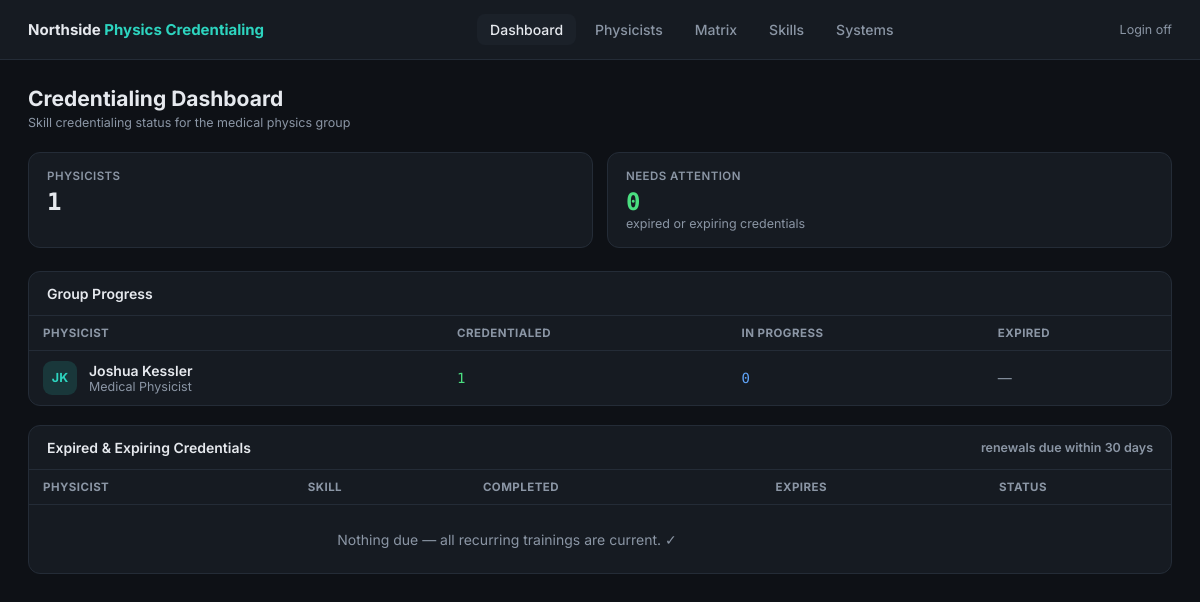
The app's page /, older data.
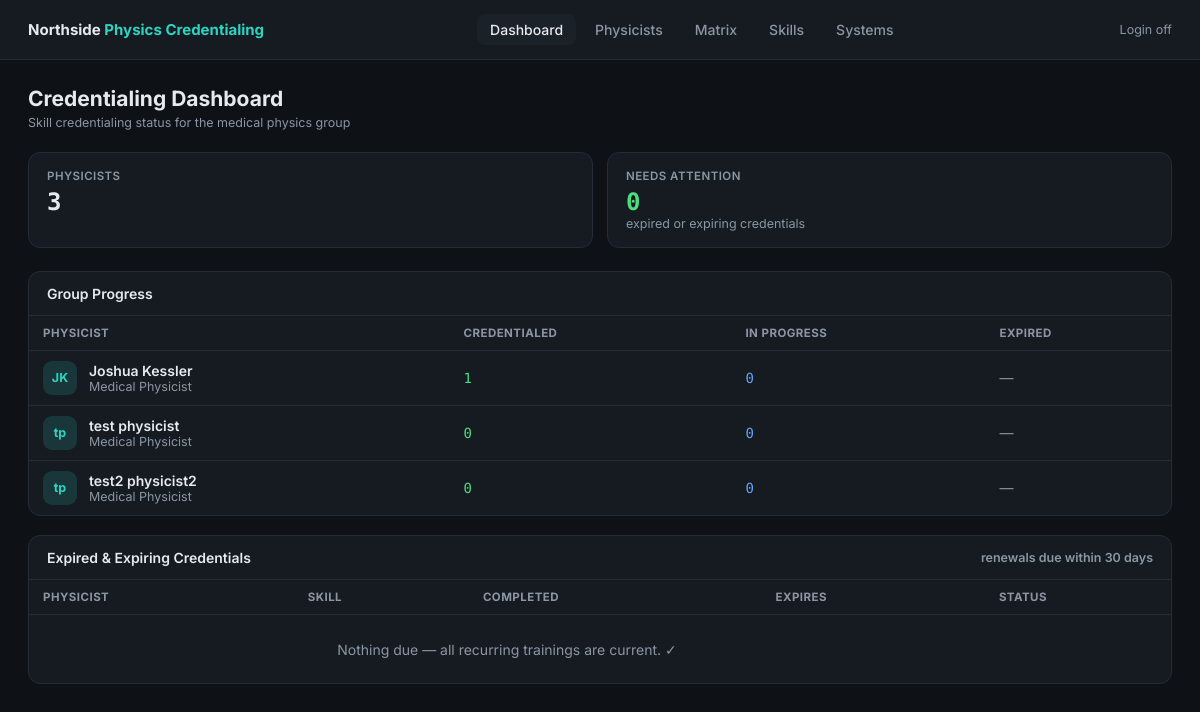
The same page, newer data.
### credentialing/models.py (models this page shows)
class Physicist(models.Model):
    user = models.OneToOneField(User, on_delete=models.SET_NULL, null=True, blank=True,
                                related_name='physicist')
    first_name = models.CharField(max_length=100)
    last_name = models.CharField(max_length=100)
    email = models.EmailField(unique=True)
    title = models.CharField(max_length=120, blank=True,
                             help_text="e.g. Medical Physicist, Senior Physicist, Chief Physicist")
    location = models.CharField(max_length=120, blank=True,
                                help_text="Site or clinic this physicist is based at")
    hire_date = models.DateField(null=True, blank=True)
    is_active = models.BooleanField(default=True)
    class Meta:
        ordering = ['last_name', 'first_name']
    def __str__(self):
        return f"{self.first_name} {self.last_name}"
    def credential_summary(self):
        creds = {(c.skill_id, c.system_id): c
                 for c in self.credentials.select_related('skill')}
        systems_by_type = TreatmentSystem.active_by_type()
        summary = {'credentialed': 0, 'in_progress': 0, 'not_started': 0,
                   'not_applicable': 0, 'expired': 0, 'total': 0}
        for s in Skill.objects.filter(is_active=True):
            for system in s.checklist_systems(systems_by_type):
                c = creds.get((s.pk, system.pk if system else None))
                status = c.effective_status if c else 'not_started'
                summary[status] += 1
                if status != 'not_applicable':
                    summary['total'] += 1
        return summary
    def percent_complete(self):
        s = self.credential_summary()
        if s['total'] == 0:
            return 0
        return round(100 * s['credentialed'] / s['total'])

### credentialing/views.py (the view)
# urls.py: path('', views.dashboard, name='dashboard'),
@login_required_
def dashboard(request):
    today = timezone.now().date()
    physicists = Physicist.objects.filter(is_active=True)
    total_skills = Skill.objects.filter(is_active=True).count()
    summaries = []
    for p in physicists:
        s = p.credential_summary()
        summaries.append({'physicist': p, **s, 'percent': p.percent_complete()})
    attention = []
    for c in Credential.objects.filter(status='credentialed', physicist__is_active=True,
                                       skill__is_active=True, skill__renewal_months__isnull=False,
                                       date_completed__isnull=False
                                       ).select_related('physicist', 'skill', 'system'):
        if c.is_expired:
            attention.append({'credential': c, 'kind': 'expired', 'when': c.expiration_date})
        elif c.expires_soon:
            attention.append({'credential': c, 'kind': 'expiring', 'when': c.expiration_date})
    attention.sort(key=lambda x: x['when'])
    profile = getattr(request.user, 'profile', None)
    return render(request, 'credentialing/dashboard.html', {
        'summaries': summaries,
        'total_skills': total_skills,
        'attention': attention[:25],
        'attention_count': len(attention),
        'today': today,
        'is_admin': _is_admin(request),
        'my_physicist': profile.physicist if profile else None,
    })

### credentialing/models.py (called while the page is built, shortened)
    @classmethod
    def active_by_type(cls):
        grouped = {}
        for s in cls.objects.filter(is_active=True):
            grouped.setdefault(s.system_type, []).append(s)
        return grouped

    def checklist_systems(self, systems_by_type=None):
        if not self.system_type:
            return [None]
        if systems_by_type is None:
            systems_by_type = TreatmentSystem.active_by_type()
        return list(systems_by_type.get(self.system_type, []))

    @property
    def expiration_date(self):
        if self.status != 'credentialed' or not self.date_completed or not self.skill.renewal_months:
            return None

    @property
    def is_expired(self):
        exp = self.expiration_date
        return exp is not None and exp < timezone.now().date()

    @property
    def effective_status(self):
        if self.status == 'credentialed' and self.is_expired:
            return 'expired'
        return self.status

### credentialing/views.py (called while the page is built)
def login_required_(view):
    @wraps(view)
    def wrapper(request, *args, **kwargs):
        if login_enabled() and not request.user.is_authenticated:
            return redirect('login')
        return view(request, *args, **kwargs)
    return wrapper

def _is_admin(request):
    if not login_enabled():
        return True
    profile = getattr(request.user, 'profile', None)
    return bool(profile and profile.is_admin)

### credentialing/templates/credentialing/dashboard.html (shortened to what this page needs)
{% extends "credentialing/base.html" %}
{% block content %}
<div class="page-header">
  <div>
    <h1>Credentialing Dashboard</h1>
    <p class="text-muted text-sm mt-1">Skill credentialing status for the medical physics group</p>
  </div>
</div>
<div class="stats-grid">
  <div class="stat-card"><div class="stat-label">Physicists</div><div class="stat-value">{{ summaries|length }}</div></div>
  <div class="stat-card"><div class="stat-label">Needs Attention</div>
    <div class="stat-value" style="color:{% if attention_count %}var(--amber){% else %}var(--green){% endif %};">{{ attention_count }}</div>
    <div class="text-muted text-sm">expired or expiring credentials</div></div>
</div>
<div class="card">
  <div class="card-title">Group Progress</div>
  <div class="table-wrap"><table>
    <thead><tr><th>Physicist</th><th>Credentialed</th><th>In Progress</th><th>Expired</th></tr></thead>
    <tbody>
    {% for s in summaries %}
      <tr>
        <td><div class="flex items-center gap-3">
          <div class="avatar">{{ s.physicist.first_name.0 }}{{ s.physicist.last_name.0 }}</div>
          <div><a href="/physicists/{{ s.physicist.pk }}/" style="color:var(--text);text-decoration:none;font-weight:600;">{{ s.physicist }}</a>
          <div class="text-muted text-sm">{{ s.physicist.title|default:"Medical Physicist" }}</div></div>
        </div></td>
        <td style="font-family:'DM Mono',monospace;color:var(--green);">{{ s.credentialed }}</td>
        <td style="font-family:'DM Mono',monospace;color:var(--blue);">{{ s.in_progress }}</td>
        <td>{% if s.expired %}<span class="badge badge-expired">{{ s.expired }}</span>{% else %}<span class="text-muted">—</span>{% endif %}</td>
      </tr>
    {% empty %}
      <tr><td colspan="4" class="empty-state" style="text-align:center;padding:2rem;">No physicists yet.{% if is_admin %} <a href="/physicists/add/">Add one</a>.{% endif %}</td></tr>
    {% endfor %}
    </tbody>
  </table></div>
</div>
<div class="card">
  <div class="card-title"><span>Expired &amp; Expiring Credentials</span><span class="text-muted text-sm">renewals due within 30 days</span></div>
  <div class="table-wrap"><table>
    <thead><tr><th>Physicist</th><th>Skill</th><th>Completed</th><th>Expires</th><th>Status</th></tr></thead>
    <tbody>
    {% for a in attention %}
      <tr>
        <td><a href="/physicists/{{ a.credential.physicist.pk }}/" style="color:var(--text);text-decoration:none;font-weight:500;">{{ a.credential.physicist }}</a></td>
        <td>{{ a.credential.skill.name }}{% if a.credential.system %} <span class="sys-tag">{{ a.credential.system }}</span>{% endif %}</td>
        <td class="text-muted">{{ a.credential.date_completed|date:"M j, Y" }}</td>
        <td style="font-family:'DM Mono',monospace;">{{ a.when|date:"M j, Y" }}</td>
        <td>{% if a.kind == 'expired' %}<span class="badge badge-expired">Expired</span>{% else %}<span class="badge badge-expiring">Expiring soon</span>{% endif %}</td>
      </tr>
    {% empty %}
      <tr><td colspan="4" class="empty-state" style="text-align:center;padding:1.6rem;">Nothing due — all recurring trainings are current. ✓</td></tr>
    {% endfor %}
    </tbody>
  </table></div>
</div>
{% endblock %}

### credentialing/templates/credentialing/base.html (shortened to what this page needs)
<!DOCTYPE html>
<html lang="en">
<head>
</head>
<body>
{% if user.is_authenticated or not login_enabled %}
<div class="topbar">
  <a href="/" class="brand">Northside <span>Physics Credentialing</span></a>
  <div class="nav">
    <a href="/" {% if request.path == '/' %}class="active"{% endif %}>Dashboard</a>
    <a href="/physicists/" {% if '/physicists' in request.path %}class="active"{% endif %}>Physicists</a>
    <a href="/matrix/" {% if '/matrix' in request.path %}class="active"{% endif %}>Matrix</a>
    {% if is_admin %}<a href="/skills/" {% if '/skills' in request.path %}class="active"{% endif %}>Skills</a>
    <a href="/systems/" {% if '/systems' in request.path %}class="active"{% endif %}>Systems</a>{% endif %}
  </div>
  <div class="flex items-center gap-3">
    {% if user.is_authenticated %}
    <span class="text-muted text-sm">{{ user.username }}</span>
    <a href="/logout/" class="btn btn-ghost btn-sm">Log out</a>
    {% else %}
    <span class="text-muted text-sm">Login off</span>
    {% endif %}
  </div>
</div>
{% endif %}
<div class="container">
{% block content %}{% endblock %}
</div>
</body>
</html>

### credentialing/templates/credentialing/base.html (style rules this page uses)
:root { --bg:#0e1116;--card:#161b22;--card-2:#1b2129;--border:#242c37;--border-2:#2e3844; --text:#e6e9ee;--muted:#8b96a5;--teal:#2dd4bf;--green:#4ade80;--amber:#fbbf24;--red:#f87171; --purple:#a78bfa;--blue:#60a5fa; }
* { margin:0;padding:0;box-sizing:border-box; }
body { background:var(--bg);color:var(--text);font-family:'Inter',sans-serif;font-size:14px; }
a { color:var(--teal); }
.topbar { display:flex;align-items:center;justify-content:space-between;padding:14px 28px; border-bottom:1px solid var(--border);background:var(--card); }
.brand { font-weight:700;font-size:15px;color:var(--text);text-decoration:none; }
.brand span { color:var(--teal); }
.nav { display:flex;gap:6px; }
.nav a { color:var(--muted);text-decoration:none;padding:7px 13px;border-radius:8px;font-weight:500; }
.nav a.active,.nav a:hover { color:var(--text);background:var(--card-2); }
.container { max-width:1240px;margin:0 auto;padding:26px 28px 60px; }
.page-header { display:flex;align-items:flex-start;justify-content:space-between;margin-bottom:1.4rem;gap:12px;flex-wrap:wrap; }
h1 { font-size:21px;font-weight:700; }
.text-muted { color:var(--muted); }
.text-sm { font-size:12.5px; }
.mt-1 { margin-top:4px; }
.card { background:var(--card);border:1px solid var(--border);border-radius:12px;margin-bottom:1.2rem;overflow:hidden; }
.card-title { padding:13px 18px;border-bottom:1px solid var(--border);font-weight:600;display:flex;justify-content:space-between;align-items:center; }
.table-wrap { overflow-x:auto; }
table { width:100%;border-collapse:collapse; }
th { color:var(--muted);text-align:left;font-size:11.5px;text-transform:uppercase;letter-spacing:.04em; padding:10px 14px;border-bottom:1px solid var(--border);white-space:nowrap; }
td { padding:10px 14px;border-bottom:1px solid var(--border);vertical-align:middle; }
tr:last-child td { border-bottom:none; }
.stats-grid { display:grid;grid-template-columns:repeat(auto-fit,minmax(170px,1fr));gap:14px;margin-bottom:1.4rem; }
.stat-card { background:var(--card);border:1px solid var(--border);border-radius:12px;padding:16px 18px; }
.stat-label { color:var(--muted);font-size:11.5px;text-transform:uppercase;letter-spacing:.04em;font-weight:600; }
.stat-value { font-size:24px;font-weight:700;margin-top:5px;font-family:'DM Mono',monospace; }
.avatar { width:34px;height:34px;border-radius:9px;display:flex;align-items:center;justify-content:center; font-weight:700;font-size:12.5px;background:rgba(45,212,191,.15);color:var(--teal);flex-shrink:0; }
.flex { display:flex; }
.items-center { align-items:center; }
.gap-3 { gap:12px; }
.empty-state { color:var(--muted); }

Row changes from the older to the newer data that the page shows:
added Physicist: physicist.first_name.0 "t", physicist.last_name.0 "p", physicist "test physicist", physicist "Medical Physicist", credentialed "0", in_progress "0"
added Physicist: physicist.first_name.0 "t", physicist.last_name.0 "p", physicist "test2 physicist2", physicist "Medical Physicist", credentialed "0", in_progress "0"
Text that changed along with them:
{{ summaries|length }}: "1" → "3"
